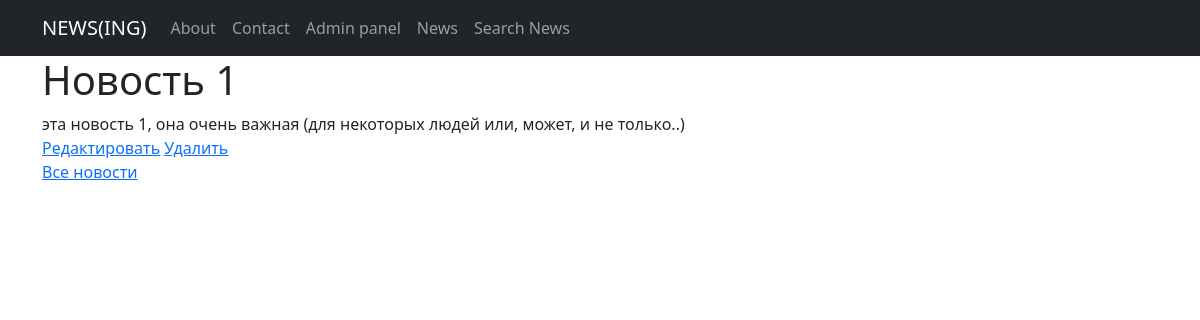
/news/6, run on an earlier commit of the app's database.
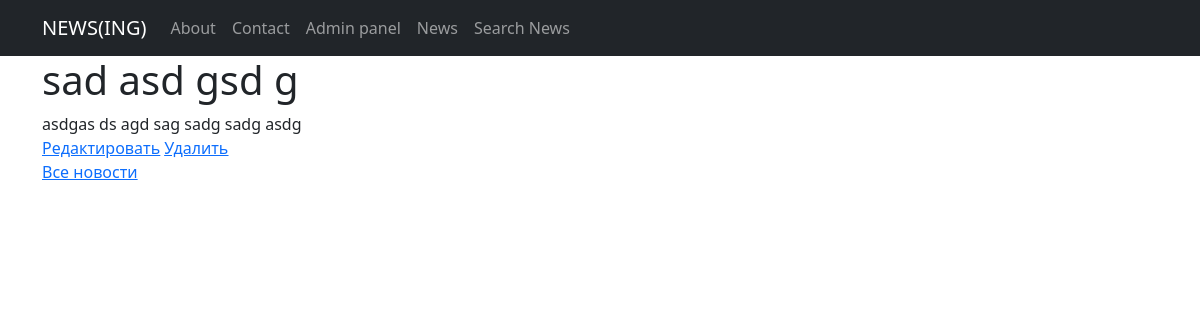
And on a later commit of the database.
### News_feed_view/models.py (models this page shows, shortened)
class News(models.Model):
    name = models.CharField(
        max_length=124,
        unique=True
    )
    content = models.TextField()
    category = models.ForeignKey(
        to = 'Category',
        on_delete=models.CASCADE,
        related_name='news'
    )
    date_pub = models.DateField(auto_now=True)

### News_feed_view/views.py (the view)
# urls.py: path('<int:pk>', NewsDetails.as_view(), name = 'news_detail'),
class NewsDetails(DetailView):
    model = News
    template_name = 'current_news.html'
    context_object_name = 'current_news'

### templates/current_news.html (shortened to what this page needs)
{% extends 'flatpages/default.html' %}
{% block content %}
<h1>{{ current_news.name }}</h1>
{{ current_news.content }}
<br>
<a href="{% url 'update_news' current_news.id %} "><u>Редактировать</u></a>
<a href="{% url 'delete_news' current_news.id %} "><u> Удалить </u></a>
<br>
<a href = '../news/'>Все новости</a>
{% endblock content %}

What changed in the data, as far as the page shows it:
changed News: name "Новость 1" → "sad asd gsd g"; content "эта новость 1, она очень важная (для некоторых людей или, может, и не только..)" → "asdgas ds agd sag sadg sadg asdg"
